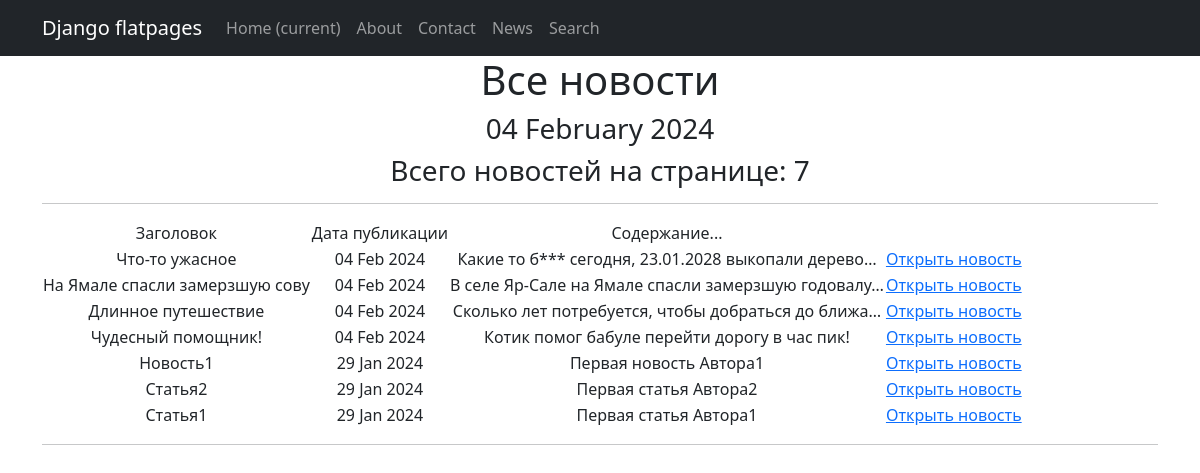
Page /news/ on the committed database.
### news/models.py (models this page shows, shortened)
class Post(models.Model):
    author = models.ForeignKey(Author, on_delete=models.CASCADE)
    categoryType = models.CharField(max_length=2, choices=CATEGORY_CHOICES, default=ARTICLE) #Выбор статьи или новости
    dateCreation = models.DateTimeField(auto_now_add=True) #Дата и время создания
    postCategory = models.ManyToManyField(Category, through='PostCategory') #Доп связь с категориями
    title = models.CharField(max_length=128) #Заголовок
    text = models.TextField() #текст
    rating = models.SmallIntegerField(default=0) #Рейтинг

### news/views.py (the view)
# urls.py: path('', NewsList.as_view(), name='news_list'),
class NewsList(ListView):
    model = Post
    ordering = 'dateCreation'
    template_name = 'flatpages/news.html'
    context_object_name = 'news'

### news/templatetags/castom_filters.py (called while the page is built)
@register.filter()
def censor(value):
    bad_words = ('редиска', 'редиски', 'редисками', 'бяка', 'бяки', 'бука', 'буки', 'буки!', 'буками')
    if not isinstance(value, str):
        raise TypeError(f"unresolved type '{type(value)}' expected  type 'str'")
    specialsimbols=('!', ',', '.', ':', ';')
    for word in value.split():
        if word[len(word)-1] in specialsimbols:
            word = word[:len(word)-1]
        if word.lower() in bad_words:
            value = value.replace(word, f"{word[0]}{'*' * (len(word) - 1)}")
    return value

### news/templatetags/castom_tags.py (called while the page is built)
@register.simple_tag()
def current_time(format_string='%b %d %Y'):
   return datetime.utcnow().strftime(format_string)

### templates/flatpages/news.html (shortened to what this page needs)
{% extends 'flatpages/default.html' %}
{% load castom_filters %}
{% load castom_tags %}
{% block content %}
<h1>Все новости</h1>
<h3>{% current_time '%d %B %Y' %}</h3>
    {% if news %}
    <h3> Всего новостей на странице: {{ news|length }}</h3>
        <hr>
        <table>
            <tr>
                <td> Заголовок </td>
                <td> Дата публикации </td>
                <td> Содержание... </td>
            </tr>
            {% for new in news reversed %}
            <tr>
                <td>{{ new.title|censor }}</td>
                <td>{{ new.dateCreation|date:'d M Y' }}</td>
                <td>{{ new.text|censor|truncatechars:50 }}</td>
                <td><a href="{{new.id}}"> Открыть новость </a></td>
            </tr>
            {% endfor %}
        </table>
    {% else %}
        <h2>Новостей нет!</h2>
    {% endif %}
    <hr>
{% endblock content %}

### templates/flatpages/default.html (shortened to what this page needs)
<!DOCTYPE html>
<html lang="en">
    <head>
        {% load static %}
        <link href="{% static 'css/styles.css' %}" rel="stylesheet" />
    </head>
    <body>
        <nav class="navbar navbar-expand-lg navbar-dark bg-dark static-top">
            <div class="container">
                   <a class="navbar-brand" href="#">Django flatpages</a>
                   <div class="collapse navbar-collapse" id="navbarResponsive">
                       <ul class="navbar-nav ml-auto">
                           <li class="nav-item active">
                               <a class="nav-link" href="#">Home
                                   <span class="sr-only">(current)</span>
                               </a>
                           </li>
                           <li class="nav-item">
                               <a class="nav-link" href="/about/">About</a>
                           </li>
                           <li class="nav-item">
                               <a class="nav-link" href="/contacts/">Contact</a>
                           </li>
                           <li class="nav-item">
                               <a class="nav-link" href="/news/">News</a>
                           </li>
                           <li class="nav-item">
                               <a class="nav-link" href="/news/search/">Search</a>
                           </li>
                       </ul>
                   </div>
            </div>
        </nav>
        <div class="container">
            <div class="row">
                <div class="col-lg-12 text-center">
                    {% block content %}{% endblock content %}
                </div>
            </div>
        </div>
    </body>
</html>

### rows in the picture
Post: title|censor "Что-то ужасное", dateCreation "04 Feb 2024", text|censor "Какие то б*** сегодня, 23.01.2028 выкопали дерево…"
Post: title|censor "На Ямале спасли замерзшую сову", dateCreation "04 Feb 2024", text|censor "В селе Яр-Сале на Ямале спасли замерзшую годовалу…"
Post: title|censor "Длинное путешествие", dateCreation "04 Feb 2024", text|censor "Сколько лет потребуется, чтобы добраться до ближа…"
Post: title|censor "Чудесный помощник!", dateCreation "04 Feb 2024", text|censor "Котик помог бабуле перейти дорогу в час пик!"
Post: title|censor "Новость1", dateCreation "29 Jan 2024", text|censor "Первая новость Автора1"
Post: title|censor "Статья2", dateCreation "29 Jan 2024", text|censor "Первая статья Автора2"
Post: title|censor "Статья1", dateCreation "29 Jan 2024", text|censor "Первая статья Автора1"

### other values in the picture
{{ news|length }} "7"
